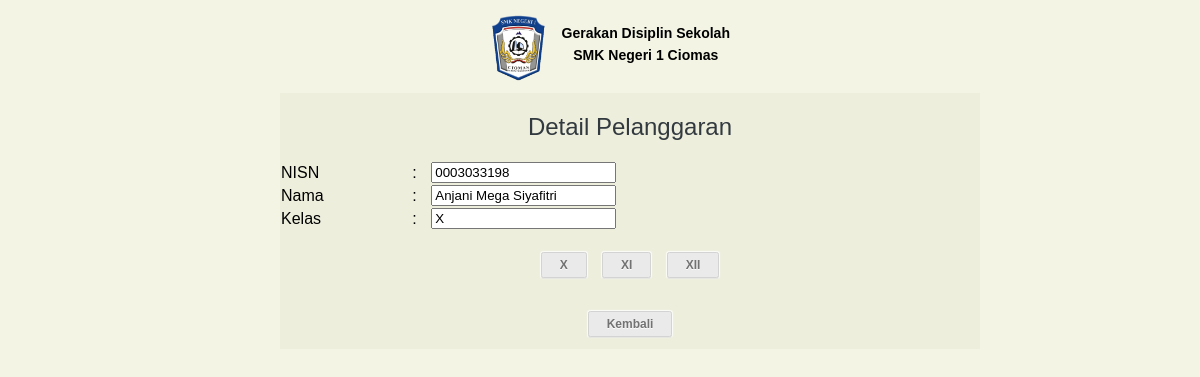
Screenshot of /tampil.php?nisn=0003033198 with the database file from the repository.
### tables this page shows
CREATE TABLE IF NOT EXISTS `siswa` (
  `nisn` varchar(12) DEFAULT NULL,
  `nama` varchar(255) DEFAULT NULL,
  `kelas` varchar(3) NOT NULL,
  `jurusan` varchar(3) NOT NULL,
  `namaortu` varchar(100) NOT NULL,
  `alamat` varchar(200) NOT NULL,
  `nohp` varchar(12) NOT NULL,
  `point` int(3) NOT NULL DEFAULT '100'
);

### tampil.php (the view, shortened to what this page needs)
<html>
<head>
	<link rel="stylesheet" href="css/tampil.css" type="text/css">
</head>
<body>
	<?php
		$nisn = $_REQUEST['nisn'];
		$sql2 = "select *from siswa where nisn='$nisn'";
		$query2 = mysql_query($sql2);
		$data2 = mysql_fetch_assoc($query2);
	?>
	<div class="bungkus">
		<form action="" method="POST">
			<h3 style="float:right; text-align:center; margin:15px 370px 0 0;">
			Gerakan Disiplin Sekolah<br>SMK Negeri 1 Ciomas</h3>
			<img src="images/baru.png" width="auto" height="70px" style="float:left; margin:5px 0 0 385px;">
			<div class="content">
				<table border="0" align="center">
					<caption><h2>Detail Pelanggaran</h2></caption>
					<tbody>
						<tr>
							<td>NISN</td>
							<td>:</td>
							<td><input type="text" name="nisn" value="<?php echo $data2['nisn'] ?>" readonly></td>
						</tr>
						<tr>
							<td>Nama</td>
							<td>:</td>
							<td><input type="text" name="nama" value="<?php echo $data2['nama'] ?>" readonly></td>
						</tr>
						<tr>
							<td>Kelas</td>
							<td>:</td>
							<td><input type="text" name="kelas" value="<?php echo $data2['kelas'] ?>" readonly></td>
						</tr>
					</table>
			<br>
		<form method="post">
		<input type="submit" name="x" value="X" class="enjoy-css">
		<input type="submit" name="xi" value="XI" class="enjoy-css">
		<input type="submit" name="xii" value="XII" class="enjoy-css">
		</form>
	<br><br>
	<input type="submit" name="kembali" value="Kembali" class="enjoy-css">
	</div>
</div>
</body>
</html>

### css/tampil.css (style rules this page uses)
body { background:#f4f4e5; font:normal 12px/1.8em Arial, Helvetica, sans-serif; }
h2 { font:normal 24px/1.5em Arial, Helvetica, sans-serif; padding:8px 0; margin:8px 0; color:#323a3f; }
.bungkus { width:1000px; margin-right: auto; margin-left: auto; }
.content { margin:10px 0 10px 180px; text-align: center; float:left; width:700px; background-color: #eeeedd; }
.enjoy-css { display: inline-block; -webkit-box-sizing: content-box; -moz-box-sizing: content-box; box-sizing: content-box; margin: 0 0.5em 1em 0.5em; padding: 0 1.5em; border: 1px solid rgba(211,211,211,1); -webkit-border-radius: 0.2em; border-radius: 0.2em; font: normal normal bold 1em/2em Arial, Helvetica, sans-serif; color: rgba(114,114,114,1); -o-text-overflow: clip; text-overflow: clip; white-space: nowrap; background: rgba(234,234,234,1); -webkit-box-shadow: 0 0 1px 1px rgba(255,255,255,0.8) , 0 1px 0 0 rgba(0,0,0,0.298039) ; box-shadow: 0 0 1px 1px rgba(255,255,255,0.8) , 0 1px 0 0 rgba(0,0,0,0.298039) ; text-shadow: 0 1px 0 rgba(255,255,255,0.8) ; -webkit-transition: all 200ms cubic-bezier(0.42, 0, 0.58, 1) 10ms; -moz-transition: all 200ms cubic-bezier(0.42, 0, 0.58, 1) 10ms; -o-transition: all 200ms cubic-bezier(0.42, 0, 0.58, 1) 10ms; transition: all 200ms cubic-bezier(0.42, 0, 0.58, 1) 10ms; }
table { border-collapse: collapse; border-spacing: 0; width: 100%; }

### rows the page displays
siswa: nisn "0003033198", nama "Anjani Mega Siyafitri", kelas "X"
